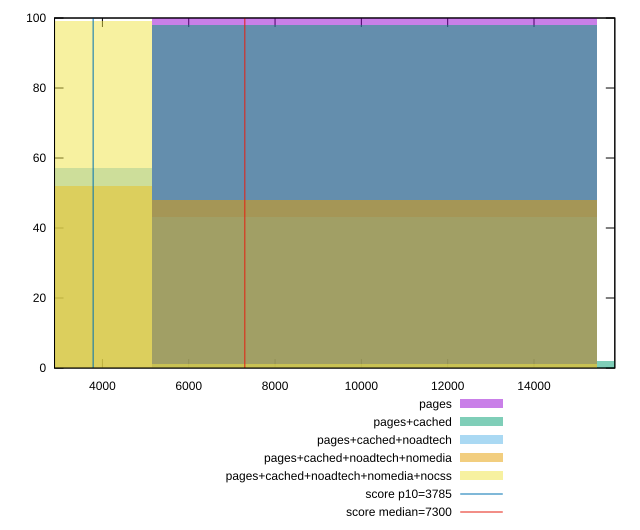

The gnuplot source for this figure:
reset

$pages <<EOF
10299.462929606238 100
EOF

$pagesCached <<EOF
20598.925859212475 2
10299.462929606238 98
EOF

$pagesCachedNoadtech <<EOF
10299.462929606238 43
0 57
EOF

$pagesCachedNoadtechNomedia <<EOF
10299.462929606238 48
0 52
EOF

$pagesCachedNoadtechNomediaNocss <<EOF
10299.462929606238 1
0 99
EOF

set key outside below
set boxwidth 10299.462929606238
set xrange [2890.6594999999998:15872.535]
set yrange [0:100]
set trange [0:100]
set style fill transparent solid 0.5 noborder

set parametric
set terminal svg size 640, 530 enhanced background rgb 'white'
set output "report_00019_2021-02-10T18-14-37.922Z//interactive/comparison/histogram/all_raw.svg"

plot $pages title "pages" with boxes, \
     $pagesCached title "pages+cached" with boxes, \
     $pagesCachedNoadtech title "pages+cached+noadtech" with boxes, \
     $pagesCachedNoadtechNomedia title "pages+cached+noadtech+nomedia" with boxes, \
     $pagesCachedNoadtechNomediaNocss title "pages+cached+noadtech+nomedia+nocss" with boxes, \
     3785,t title "score p10=3785", \
     7300,t title "score median=7300"

reset
